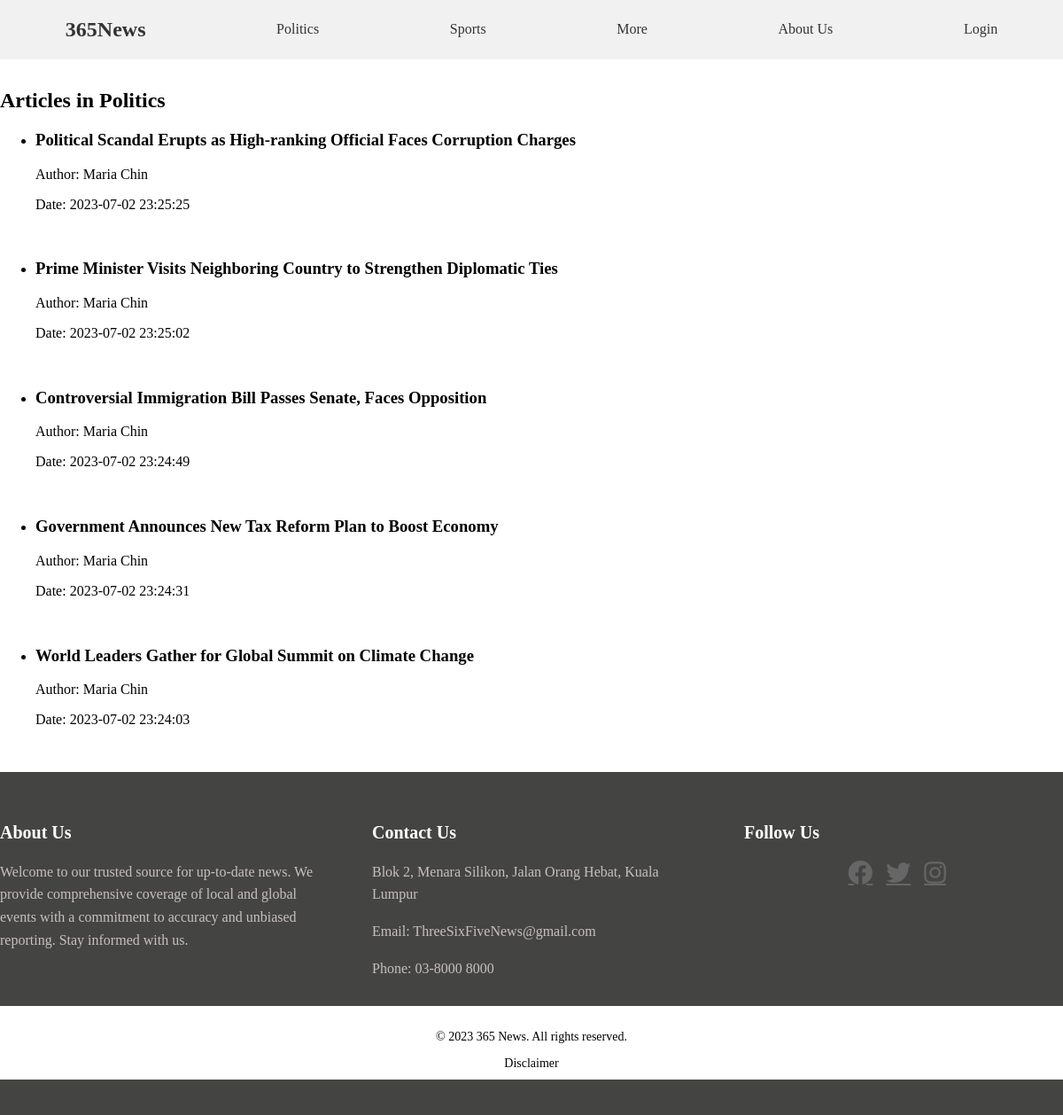
The page /display_article.php?category=1 on the database its author committed.
### tables this page shows
CREATE TABLE `category` (
  `categoryid` int(11) NOT NULL,
  `categorytype` varchar(255) DEFAULT NULL,
  `categorydesc` varchar(255) DEFAULT NULL
);

CREATE TABLE `article` (
  `id` int(11) NOT NULL,
  `title` varchar(255) DEFAULT NULL,
  `image` blob DEFAULT NULL,
  `content` text DEFAULT NULL,
  `userid` int(11) DEFAULT NULL,
  `categoryid` int(11) DEFAULT NULL,
  `timestamp` timestamp NOT NULL DEFAULT current_timestamp()
);

CREATE TABLE `user` (
  `userid` int(11) NOT NULL,
  `userpass` varchar(255) DEFAULT NULL,
  `name` varchar(255) DEFAULT NULL,
  `background` text DEFAULT NULL,
  `username` varchar(255) DEFAULT NULL,
  `authority` varchar(255) DEFAULT NULL,
  `email` varchar(255) DEFAULT NULL
);

### display_article.php (the view, shortened to what this page needs)
<?php
require('session_checker.php');
if (isset($_GET['category'])) {
    $categoryID = $_GET['category'];
} else {
    header("Location: error.php");
    exit();
}
$queryCategory = "SELECT categorytype FROM category WHERE categoryid = $categoryID";
$resultCategory = mysqli_query($conn, $queryCategory);
if ($resultCategory && mysqli_num_rows($resultCategory) > 0) {
    $category = mysqli_fetch_assoc($resultCategory);
    $categoryName = $category['categorytype'];
} else {
    $categoryName = "Unknown Category";
}
$queryArticles = "SELECT article.*, user.name AS author_name
                 FROM article
                 INNER JOIN user ON article.userid = user.userid
                 WHERE article.categoryid = $categoryID
                 ORDER BY article.timestamp DESC";
$resultArticles = mysqli_query($conn, $queryArticles);
?>
<!DOCTYPE html>
<html lang="en">
<head>
    <link rel="stylesheet" type="text/css" href="css/style.css">
</head>
<body>
        <?php require('navbar.php'); ?>
    <main>
    <div class="container">
        <h2>Articles in <?php echo $categoryName; ?></h2>
        <ul>
            <?php
            if (mysqli_num_rows($resultArticles) > 0) {
                while ($row = mysqli_fetch_assoc($resultArticles)) {
                    echo '<li>';
                    echo '<h3><a href="read_article.php?articleid=' . $row['id'] . '">' . $row['title'] . '</a></h3>';
                    echo '<p>Author: ' . $row['author_name'] . '</p>';
                    echo '<p>Date: ' . $row['timestamp'] . '</p>';
                    echo '</li><br>';
                }
            } else {
                echo '<p>No articles found.</p>';
            }
            ?>
        </ul>
    </div>
</main>
    <div>
</div>
</body>
</html>

### navbar.php (shortened to what this page needs)
<?php
require('db.php');
$maxDisplayedCategories = 2;
$authority = isset($_SESSION['authority']) ? $_SESSION['authority'] : null;
?>
<nav>
  <ul>
    <li><h2><a href="readers_landing_page.php">365News</a></h2></li>
    <?php if ($authority === null || $authority == 'reader') : ?>
      <?php
      $queryCategories = "SELECT * FROM category";
      $resultCategories = mysqli_query($conn, $queryCategories);
      if (mysqli_num_rows($resultCategories) > 0) {
        $count = 0;
        $remainingCategories = array();
        while ($rowCategory = mysqli_fetch_assoc($resultCategories)) {
          $categoryURL = "display_article.php?category=" . $rowCategory['categoryid'];
          if ($count < $maxDisplayedCategories) {
            echo '<li><a href="' . $categoryURL . '">' . $rowCategory['categorytype'] . '</a></li>';
          } else {
            $remainingCategories[] = '<a href="' . $categoryURL . '">' . $rowCategory['categorytype'] . '</a>';
          }
          $count++;
        }
        if (count($remainingCategories) > 0) {
          echo '<li class="dropdown">';
          echo '<a href="#" class="dropbtn">More</a>';
          echo '</li>';
        }
      }
      ?>
    <?php endif; ?>
    <?php if ($authority === null): ?>
      <li><a href="about_us.php">About Us</a></li>
      <li><a href="login.php">Login</a></li>
    <?php endif; ?>
  </ul>
</nav>

### css/style.css (style rules this page uses)
body { margin: 0; padding: 0; }
nav { position: fixed; top: 0; width: 100%; background-color: #f1f1f1; }
nav ul { list-style-type: none; margin: 0; padding: 0; display: flex; justify-content: space-around; align-items: center; }
nav li { display: inline; position: relative; }
nav a { display: inline-block; padding: 0; text-decoration: none; color: #333; }
main { margin-top: 80px; }

### display_article.php (style rules this page uses)
body { display: flex; justify-content: space-between; }
main { display: flex; flex: 1; }
@media (orientation: portrait) { body { display: block; } }
@media (orientation: portrait) { main { display: block; } }
h3 a { text-decoration: none; color: black; }

### rows shown on the page
category: categorytype "Politics"
category: categorytype "Sports"
article: title "Political Scandal Erupts as High-ranking Official Faces Corruption Charges", userid.name "Maria Chin", timestamp "2023-07-02 23:25:25"
article: title "Prime Minister Visits Neighboring Country to Strengthen Diplomatic Ties", userid.name "Maria Chin", timestamp "2023-07-02 23:25:02"
article: title "Controversial Immigration Bill Passes Senate, Faces Opposition", userid.name "Maria Chin", timestamp "2023-07-02 23:24:49"
article: title "Government Announces New Tax Reform Plan to Boost Economy", userid.name "Maria Chin", timestamp "2023-07-02 23:24:31"
article: title "World Leaders Gather for Global Summit on Climate Change", userid.name "Maria Chin", timestamp "2023-07-02 23:24:03"
